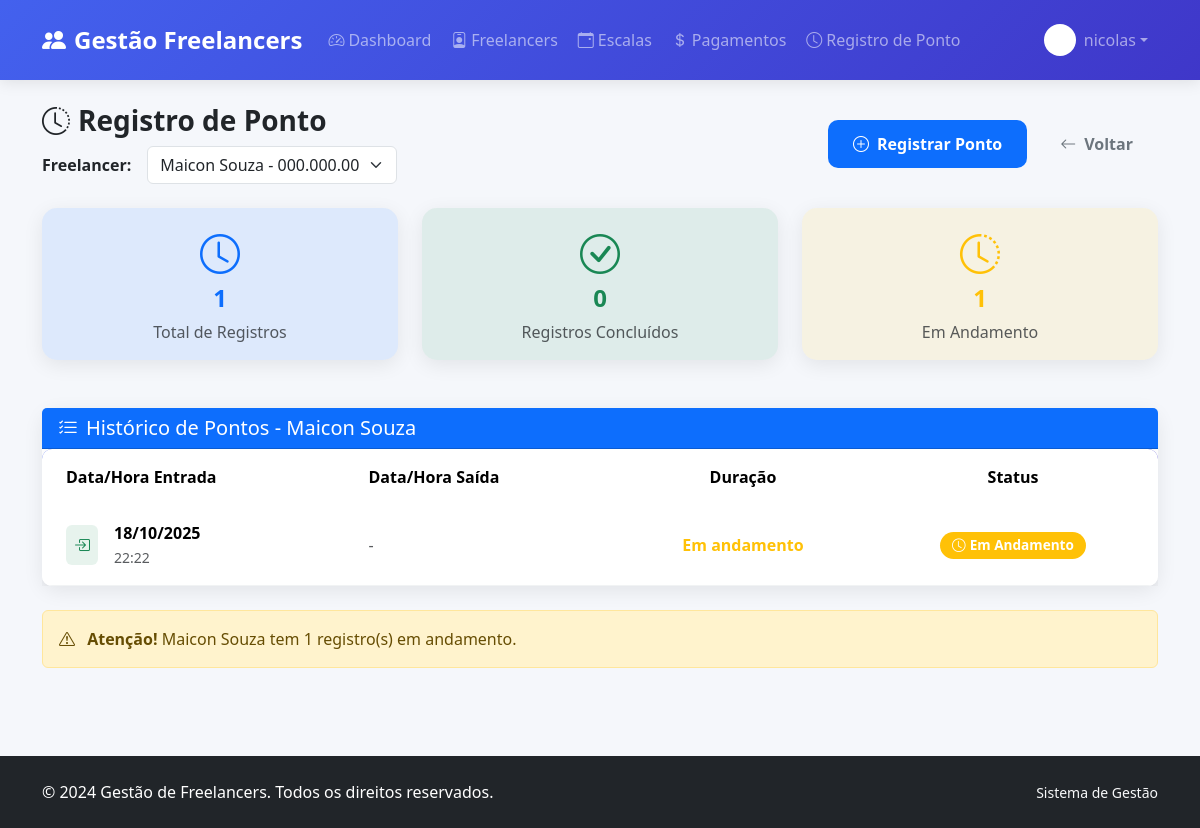
Before: /pontos/1/listar/ (signed in) with the older database file.
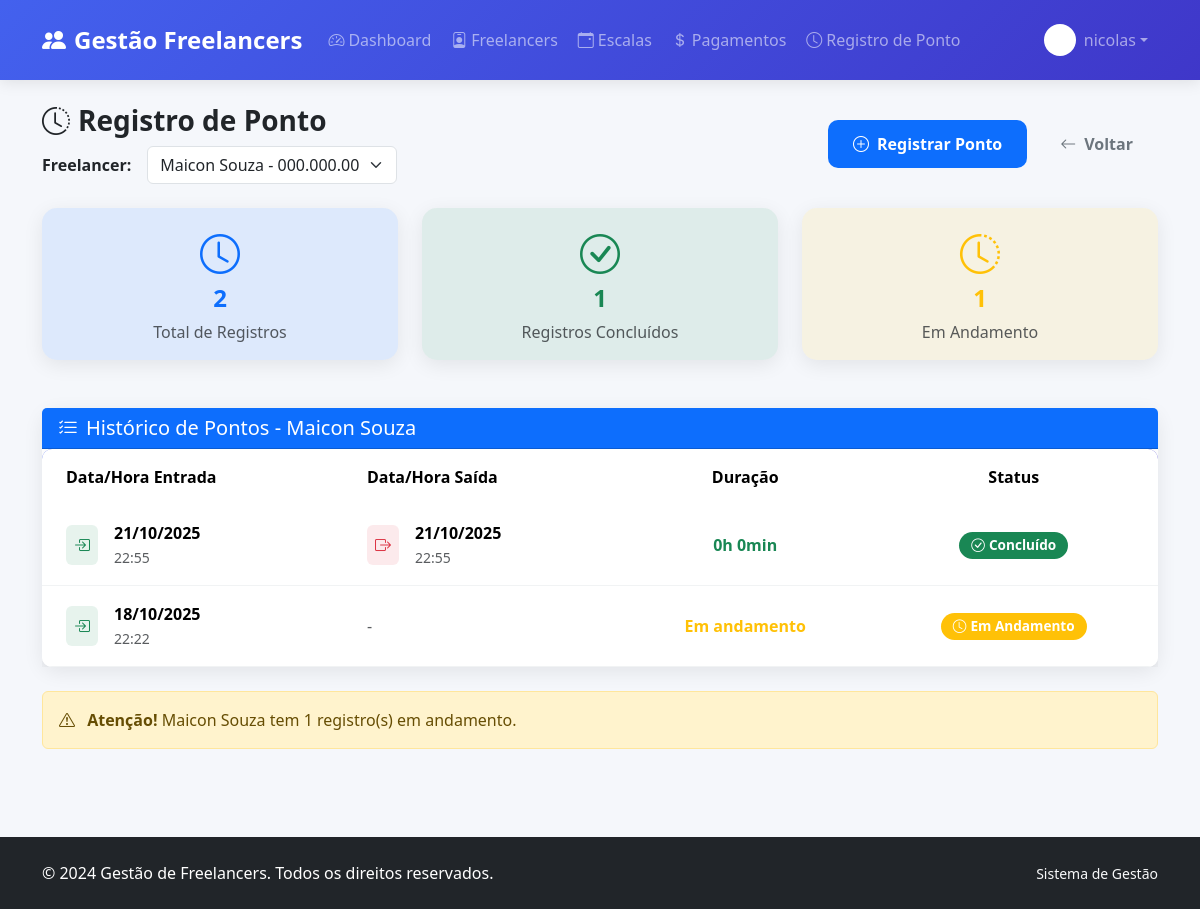
After: the same page with the newer database file.
### registroDePontos/models.py (models this page shows, shortened)
class RegistroDePonto(models.Model):
    freelancer = models.ForeignKey(Freelancer, on_delete=models.CASCADE)
    data_entrada = models.DateTimeField()
    data_saida = models.DateTimeField(null=True, blank=True)
    def duracao(self):
        if self.data_saida:
            diferenca = self.data_saida - self.data_entrada
            horas = int(diferenca.total_seconds() // 3600)
            minutos = int((diferenca.total_seconds() % 3600) // 60)
            return f"{horas}h {minutos}min"
        return "Em andamento"

### registroDePontos/views.py (the view)
# urls.py: path("<int:freelancer_id>/listar/", views.listar_pontos, name="listar_pontos"),
@login_required
def listar_pontos(request, freelancer_id):
    todos_freelancers = Freelancer.objects.all()
    if not freelancer_id and todos_freelancers.exists():
        primeiro_freelancer = todos_freelancers.first()
        return redirect("listar_pontos", freelancer_id=primeiro_freelancer.id)
    freelancer = get_object_or_404(Freelancer, id=freelancer_id)
    pontos = RegistroDePonto.objects.filter(freelancer=freelancer).order_by('-data_entrada')
    total_pontos = pontos.count()
    pontos_concluidos = pontos.filter(data_saida__isnull=False).count()
    pontos_andamento = pontos.filter(data_saida__isnull=True).count()
    return render(request, "pontos/listar_pontos.html", {
        "freelancer": freelancer,
        "todos_freelancers": todos_freelancers,
        "pontos": pontos,
        "total_pontos": total_pontos,
        "pontos_concluidos": pontos_concluidos,
        "pontos_andamento": pontos_andamento
    })

### registroDePontos/templates/pontos/listar_pontos.html (shortened to what the changed rows need)
{% extends 'base.html' %}
{% block content %}
<div class="row">
    <div class="col-12">
        <div class="d-flex justify-content-between align-items-center mb-4">
            <div>
                <h1 class="h3 fw-bold text-dark">
                    <i class="bi bi-clock-history me-2"></i>Registro de Ponto
                </h1>
            </div>
        </div>
        <div class="row mb-4">
            <div class="col-md-4">
                <div class="card card-custom bg-primary bg-opacity-10 border-primary">
                    <div class="card-body text-center">
                        <i class="bi bi-clock text-primary fs-1 mb-2"></i>
                        <h4 class="text-primary fw-bold">{{ total_pontos }}</h4>
                        <p class="text-muted mb-0">Total de Registros</p>
                    </div>
                </div>
            </div>
            <div class="col-md-4">
                <div class="card card-custom bg-success bg-opacity-10 border-success">
                    <div class="card-body text-center">
                        <i class="bi bi-check-circle text-success fs-1 mb-2"></i>
                        <h4 class="text-success fw-bold">{{ pontos_concluidos }}</h4>
                        <p class="text-muted mb-0">Registros Concluídos</p>
                    </div>
                </div>
            </div>
        </div>
        <div class="card card-custom">
            <div class="card-body p-0">
                {% if pontos %}
                <div class="table-responsive">
                    <table class="table table-hover table-custom mb-0">
                        <thead>
                            <tr>
                                <th class="ps-4">Data/Hora Entrada</th>
                                <th>Data/Hora Saída</th>
                                <th class="text-center">Duração</th>
                                <th class="text-center">Status</th>
                            </tr>
                        </thead>
                        <tbody>
                            {% for ponto in pontos %}
                            <tr>
                                <td class="ps-4">
                                    <div class="d-flex align-items-center">
                                        <div class="bg-success bg-opacity-10 rounded p-2 me-3">
                                            <i class="bi bi-box-arrow-in-right text-success"></i>
                                        </div>
                                        <div>
                                            <strong>{{ ponto.data_entrada|date:"d/m/Y" }}</strong>
                                            <br>
                                            <small class="text-muted">{{ ponto.data_entrada|time:"H:i" }}</small>
                                        </div>
                                    </div>
                                </td>
                                <td>
                                    {% if ponto.data_saida %}
                                    <div class="d-flex align-items-center">
                                        <div class="bg-danger bg-opacity-10 rounded p-2 me-3">
                                            <i class="bi bi-box-arrow-right text-danger"></i>
                                        </div>
                                        <div>
                                            <strong>{{ ponto.data_saida|date:"d/m/Y" }}</strong>
                                            <br>
                                            <small class="text-muted">{{ ponto.data_saida|time:"H:i" }}</small>
                                        </div>
                                    </div>
                                    {% else %}
                                    <span class="text-muted">-</span>
                                    {% endif %}
                                </td>
                                <td class="text-center">
                                    <span class="fw-bold {% if ponto.data_saida %}text-success{% else %}text-warning{% endif %}">
                                        {{ ponto.duracao }}
                                    </span>
                                </td>
                                <td class="text-center">
                                    {% if ponto.data_saida %}
                                    <span class="badge bg-success status-badge">
                                        <i class="bi bi-check-circle me-1"></i>Concluído
                                    </span>
                                    {% else %}
                                    <span class="badge bg-warning status-badge">
                                        <i class="bi bi-clock me-1"></i>Em Andamento
                                    </span>
                                    {% endif %}
                                </td>
                            </tr>
                            {% endfor %}
                        </tbody>
                    </table>
                </div>
                {% endif %}
            </div>
        </div>
    </div>
</div>
{% endblock %}

Changed rows visible on the page:
added RegistroDePonto: data_entrada "21/10/2025", data_entrada "22:55", data_saida "21/10/2025", data_saida "22:55", duracao "0h 0min", shows "Concluído"
Other visible differences:
{{ total_pontos }}: "1" → "2"
{{ pontos_concluidos }}: "0" → "1"
